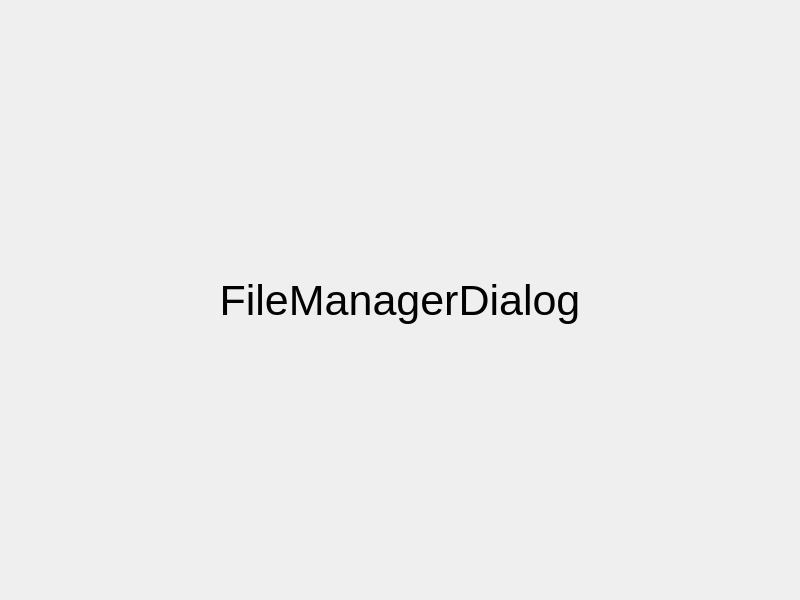
<?xml version="1.0" encoding="UTF-8"?>
<ui version="4.0">
 <class>FileManagerDialog</class>
 <widget class="QDialog" name="FileManagerDialog">
  <property name="geometry">
   <rect>
    <x>0</x>
    <y>0</y>
    <width>800</width>
    <height>600</height>
   </rect>
  </property>
  <property name="windowTitle">
   <string>Widget</string>
  </property>
  <layout class="QHBoxLayout" name="horizontalLayout">
   <item>
    <widget class="QLabel" name="label">
     <property name="font">
      <font>
       <pointsize>32</pointsize>
      </font>
     </property>
     <property name="text">
      <string>FileManagerDialog</string>
     </property>
     <property name="alignment">
      <set>Qt::AlignCenter</set>
     </property>
    </widget>
   </item>
  </layout>
 </widget>
 <resources/>
 <connections/>
</ui>
